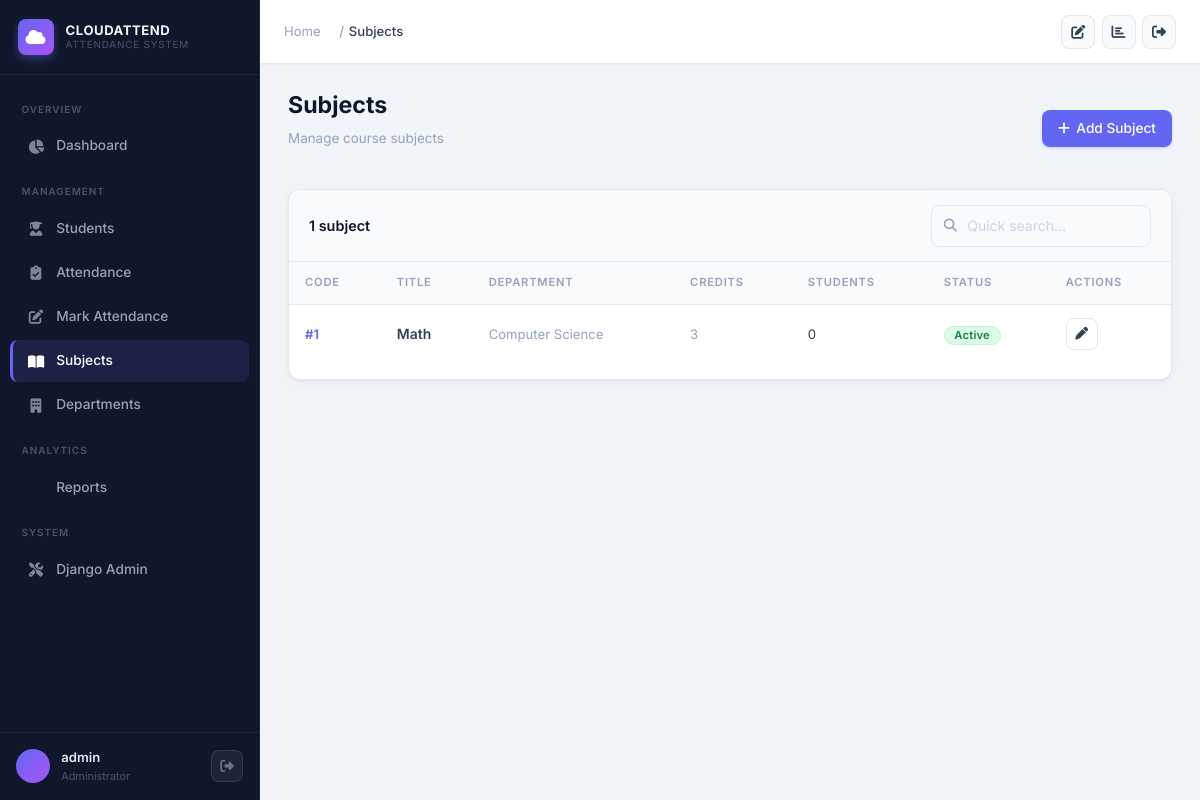
/subjects/ (signed in), run on the app's committed database.
### api_v1/models.py (models this page shows, shortened)
class TimeStampedModel(models.Model):
    created_at = models.DateTimeField(auto_now_add=True)
    updated_at = models.DateTimeField(auto_now=True)
    class Meta:
        abstract = True

class Subject(TimeStampedModel):
    subject_code = models.AutoField(primary_key=True)
    title = models.CharField(max_length=200)
    department = models.ForeignKey(
        Department, on_delete=models.SET_NULL, null=True, blank=True,
        related_name='subjects'
    )
    credits = models.PositiveSmallIntegerField(default=3)
    is_active = models.BooleanField(default=True)
    class Meta:
        ordering = ['title']

class Department(TimeStampedModel):
    name = models.CharField(max_length=100, unique=True)
    code = models.CharField(max_length=20, unique=True)
    description = models.TextField(blank=True)
    class Meta:
        ordering = ['name']

### api_v1/views.py (the view)
# urls.py: path('subjects/', views.subject_list, name='subject_list'),
@login_required
def subject_list(request):
    guard = _require_admin(request)
    if guard:
        return guard
    subjects = (
        Subject.objects
        .select_related('department')
        .annotate(student_count=Count('enrollments', distinct=True))
        .order_by('title')
    )
    return render(request, 'subjects/list.html', {'subjects': subjects})

### api_v1/context_processors.py (called while the page is built)
def user_role(request):
    is_student = (
        request.user.is_authenticated
        and request.user.groups.filter(name='Student').exists()
    )
    return {'user_is_student': is_student}

### api_v1/views.py (called while the page is built)
def is_student(user) -> bool:
    return user.groups.filter(name='Student').exists()

def _require_admin(request):
    if is_student(request.user):
        return redirect('student_dashboard')
    return None

### templates/subjects/list.html (shortened to what this page needs)
{% extends "base.html" %}
{% block breadcrumb %}<li class="breadcrumb-item active">Subjects</li>{% endblock %}
{% block content %}
<div class="page-header d-flex align-center justify-between flex-wrap gap-3 fade-in">
  <div>
    <h1 class="page-title">Subjects</h1>
    <p class="page-subtitle">Manage course subjects</p>
  </div>
  <a href="{% url 'subject_create' %}" class="btn btn-primary"><i class="fas fa-plus"></i> Add Subject</a>
</div>
<div class="card fade-in-delay-1">
  <div class="card-header">
    <span class="card-title">{{ subjects|length }} subject{{ subjects|length|pluralize }}</span>
    <div class="search-bar" style="max-width:220px"><i class="fas fa-search"></i><input type="text" id="tableSearch" class="form-control" placeholder="Quick search…" /></div>
  </div>
  <div class="table-container">
    {% if subjects %}
    <table class="table searchable-table">
      <thead><tr><th>Code</th><th>Title</th><th>Department</th><th>Credits</th><th>Students</th><th>Status</th><th>Actions</th></tr></thead>
      <tbody>
        {% for s in subjects %}
        <tr>
          <td class="fw-600 fs-sm" style="color:var(--accent)">#{{ s.subject_code }}</td>
          <td class="fw-600">{{ s.title }}</td>
          <td class="fs-sm text-muted">{{ s.department.name|default:"—" }}</td>
          <td class="fs-sm text-muted">{{ s.credits }}</td>
          <td class="fs-sm">{{ s.student_count }}</td>
          <td><span class="badge {% if s.is_active %}badge-active{% else %}badge-inactive{% endif %}">{% if s.is_active %}Active{% else %}Inactive{% endif %}</span></td>
          <td>
            <a href="{% url 'subject_edit' s.subject_code %}" class="btn btn-outline btn-icon btn-sm" title="Edit"><i class="fas fa-pen"></i></a>
          </td>
        </tr>
        {% endfor %}
      </tbody>
    </table>
    {% else %}
    <div class="empty-state"><i class="fas fa-book-open"></i><p>No subjects yet.</p><a href="{% url 'subject_create' %}" class="btn btn-primary mt-3">Add first subject</a></div>
    {% endif %}
  </div>
</div>
{% endblock %}

### templates/base.html (shortened to what this page needs)
{% load static %}
<!DOCTYPE html>
<html lang="en">
<head>
  <link rel="stylesheet" href="https://cdnjs.cloudflare.com/ajax/libs/font-awesome/6.5.2/css/all.min.css" />
  <link rel="stylesheet" href="https://cdn.jsdelivr.net/npm/bootstrap@5.3.3/dist/css/bootstrap.min.css" />
  <link rel="stylesheet" href="{% static 'css/style.css' %}" />
</head>
<body>
<aside class="sidebar" id="sidebar">
  <a href="{% url 'dashboard' %}" class="sidebar-brand">
    <div class="sidebar-brand-icon">
      <i class="fas fa-cloud"></i>
    </div>
    <div class="sidebar-brand-text">
      CloudAttend
      <small>Attendance System</small>
    </div>
  </a>
  <nav class="sidebar-nav">
    <span class="nav-section-label">Overview</span>
    <a href="{% url 'dashboard' %}"
       class="nav-link-item {% if request.resolver_match.url_name == 'dashboard' or request.resolver_match.url_name == 'admin_dashboard' or request.resolver_match.url_name == 'student_dashboard' %}active{% endif %}">
      <span class="nav-icon"><i class="fas fa-chart-pie"></i></span>
      Dashboard
    </a>
    {% if not request.user.groups.all|length or not user_is_student %}
    <span class="nav-section-label">Management</span>
    <a href="{% url 'student_list' %}"
       class="nav-link-item {% if 'student' in request.path and 'dashboard' not in request.path %}active{% endif %}">
      <span class="nav-icon"><i class="fas fa-user-graduate"></i></span>
      Students
    </a>
    <a href="{% url 'attendance_list' %}"
       class="nav-link-item {% if 'attendance' in request.path %}active{% endif %}">
      <span class="nav-icon"><i class="fas fa-clipboard-check"></i></span>
      Attendance
    </a>
    <a href="{% url 'mark_attendance' %}"
       class="nav-link-item {% if request.resolver_match.url_name == 'mark_attendance' %}active{% endif %}">
      <span class="nav-icon"><i class="fas fa-pen-to-square"></i></span>
      Mark Attendance
    </a>
    <a href="{% url 'subject_list' %}"
       class="nav-link-item {% if 'subject' in request.path %}active{% endif %}">
      <span class="nav-icon"><i class="fas fa-book-open"></i></span>
      Subjects
    </a>
    <a href="{% url 'department_list' %}"
       class="nav-link-item {% if 'department' in request.path %}active{% endif %}">
      <span class="nav-icon"><i class="fas fa-building"></i></span>
      Departments
    </a>
    <span class="nav-section-label">Analytics</span>
    <a href="{% url 'reports' %}"
       class="nav-link-item {% if 'report' in request.path %}active{% endif %}">
      <span class="nav-icon"></span>
      Reports
    </a>
    {% endif %}
    <span class="nav-section-label">System</span>
    <a href="/admin/" class="nav-link-item" target="_blank">
      <span class="nav-icon"><i class="fas fa-screwdriver-wrench"></i></span>
      Django Admin
    </a>
  </nav>
  <div class="sidebar-footer">
    <div class="user-avatar">
    </div>
    <div class="user-info">
      <div class="user-name">{{ request.user.get_full_name|default:request.user.username }}</div>
      <div class="user-role">{% if user_is_student %}Student{% else %}Administrator{% endif %}</div>
    </div>
    <form method="post" action="{% url 'logout' %}" class="logout-form">
      <button type="submit" class="logout-btn" title="Sign out">
        <i class="fas fa-right-from-bracket"></i>
      </button>
    </form>
  </div>
</aside>
<div class="main-wrapper">
  <header class="topbar">
    <nav class="topbar-breadcrumb">
      <ol class="breadcrumb">
        <li class="breadcrumb-item"><a href="{% url 'dashboard' %}">Home</a></li>
        {% block breadcrumb %}{% endblock %}
      </ol>
    </nav>
    <div class="topbar-actions">
      <a href="{% url 'mark_attendance' %}" class="topbar-btn" title="Mark Attendance">
        <i class="fas fa-pen-to-square"></i>
      </a>
      <a href="{% url 'reports' %}" class="topbar-btn" title="Reports">
        <i class="fas fa-chart-bar"></i>
      </a>
      <form method="post" action="{% url 'logout' %}" class="topbar-logout">
        <button type="submit" class="topbar-logout-btn" title="Sign out">
          <i class="fas fa-right-from-bracket"></i>
        </button>
      </form>
    </div>
  </header>
  <main class="page-content">
    {% block content %}{% endblock %}
  </main>
</div>
</body>
</html>

### data on the page
Subject: subject_code "1", title "Math", department.name "Computer Science", credits "3", student_count "0", is_active "Active"

### other printed values
{{ request.user.get_full_name|default:request.user.username }} "admin"
{{ subjects|length }} "1"
